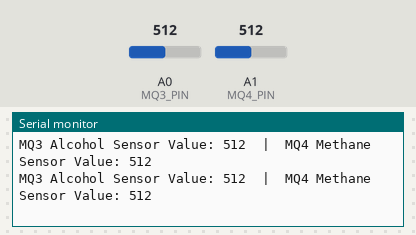
Recording of a sketch running on a simulated Arduino Uno, built with avr-gcc and run on an emulated ATmega328P. On the bench: the last lines printed to the serial monitor. The test bench sets the inputs (shaded band); at power-on: A0 (MQ3_PIN) = 512, A1 (MQ4_PIN) = 512.

Above: at 1.8 s.
1.9 s: A0 (MQ3_PIN) set to 716
At 2.4 s:
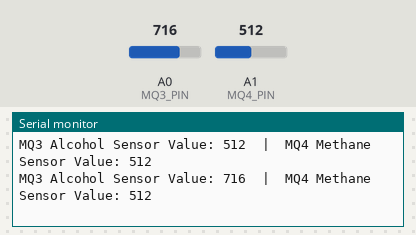
3.4 s: A1 (MQ4_PIN) set to 716
At 4.7 s:
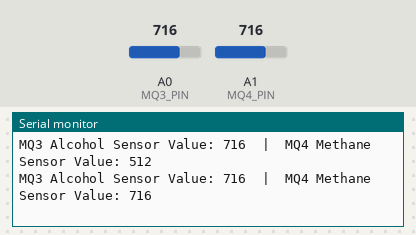
4.9 s: A0 (MQ3_PIN) set to 900
At 5.8 s:
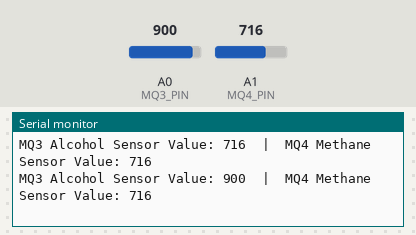
6.4 s: A1 (MQ4_PIN) set to 900
At 7.6 s:
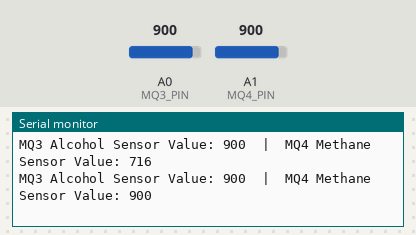
Timing chart, 0 to 8.9 s (numbered marks = the images above; inputs shaded):
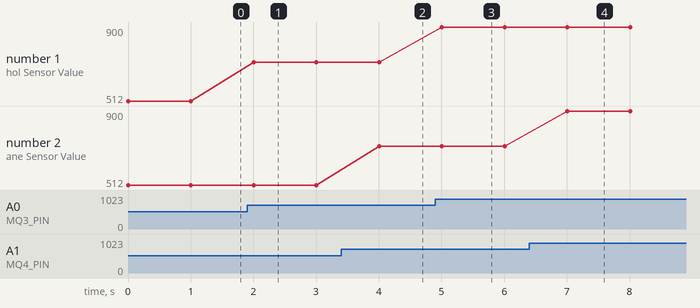

The sketch:

sensors.ino
```cpp
const int MQ3_PIN = A0;  // MQ3 sensor connected to A0
const int MQ4_PIN = A1;  // MQ4 sensor connected to A1

void setup() {
    Serial.begin(9600);  // Start Serial communication at 9600 baud rate
}


void loop() {
    int mq3_value = analogRead(MQ3_PIN);  // Read MQ3 sensor value
    int mq4_value = analogRead(MQ4_PIN);  // Read MQ4 sensor value


    Serial.print("MQ3 Alcohol Sensor Value: ");
    Serial.print(mq3_value);
    Serial.print("  |  ");


    Serial.print("MQ4 Methane Sensor Value: ");
    Serial.println(mq4_value);


    delay(1000);  // Wait for 1 second before reading again
}
```

Measured:
- after the input at 1.9 s, the serial monitor: prints a new line after 0.10 s (image 1)
- after the input at 3.4 s, the serial monitor: prints a new line after 0.60 s (image 2)
- after the input at 4.9 s, the serial monitor: prints a new line after 0.11 s (image 3)
- after the input at 6.4 s, the serial monitor: prints a new line after 0.61 s (image 4)
- plotted number 1: 512 → 716 after the input at 1.9 s, 716 → 900 after the input at 4.9 s
